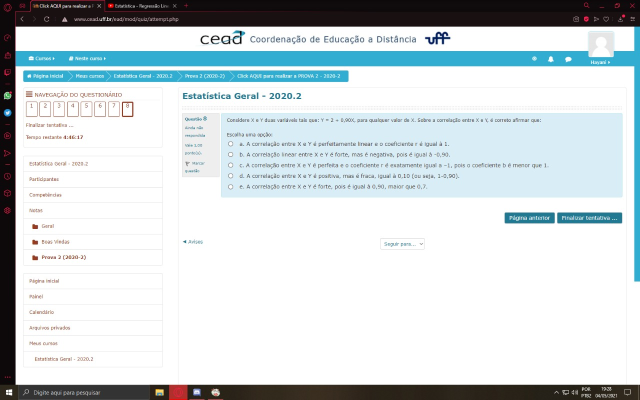
#> input picture Academic Applications/Statistics/P1/WhatsApp Image 2021-05-11 at 21.31.44.jpeg, 1280 x 800 px (shown at 1/2 size)
$ python -i histogram.py   (imports and definitions only)
#> lines starting #> are read from the running program, lines starting #| are printed output that depends on the picture
import numpy as np
import cv2 as cv
import modules.util as util
from matplotlib import pyplot as plt
# import io
# from PIL import Image

def is_histogram_clustered(image, num_of_bins:int = 256, range=[0,256], threshold:float=0.73):
    if len(image.shape) == 3:
        image = cv.cvtColor(image, cv.COLOR_BGR2GRAY)
    hist, _ = np.histogram( image, bins=num_of_bins, range=range)

    return True if hist.max()/hist.sum() >= threshold else False

def histogram(image, hist_size=[256], range=[0,256]):
    return cv.calcHist([image], [0], None, hist_size, range)

def show_histogram(image, num_of_bins:int = 256, range=[0,256]):
    plt.hist(image.ravel(),num_of_bins,range)
    plt.show()

# [55 lines left out: functions normalize, histogram_3_channels, get_histogram_file, old_get_histogram_file, not called in this run]

>>> import cv2
>>> picture = cv2.imread('../../../../Academic Applications/Statistics/P1/WhatsApp Image 2021-05-11 at 21.31.44.jpeg')
#> picture is the input picture: shape (800, 1280, 3); mean B, G, R 218.5, 215.6, 207.1
>>> result = is_histogram_clustered(picture)
#> in is_histogram_clustered, `image = cv.cvtColor(image, cv.COLOR_BGR2GRAY)`:
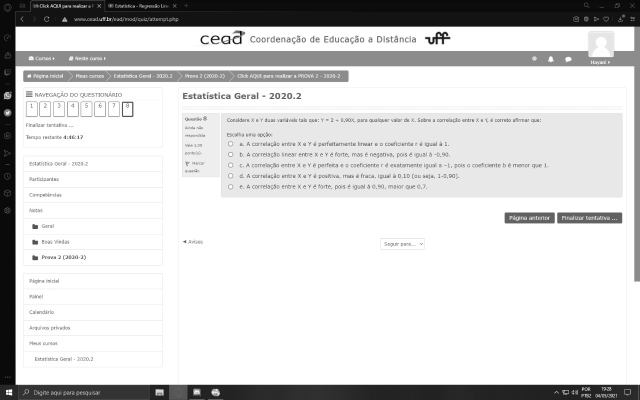
#> image: shape (800, 1280) (shown at 1/2 size); min 0, max 255, mean 213.4
#> in is_histogram_clustered, `hist, _ = np.histogram( image, bins=num_of_bins, range=range)`: hist = 256 values, max 568085 at index 255, min 3 at index 0, mean 4000
#> result = False

$ run again, on Academic Applications/Statistics/P1/WhatsApp Image 2021-05-11 at 21.31.46.jpeg
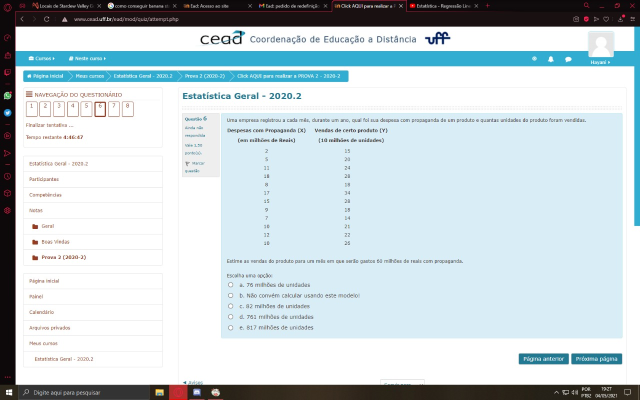
#> input picture Academic Applications/Statistics/P1/WhatsApp Image 2021-05-11 at 21.31.46.jpeg, 1280 x 800 px (shown at 1/2 size)
#> picture is the input picture: shape (800, 1280, 3); mean B, G, R 216.8, 211.9, 199.3
#> in is_histogram_clustered, `image = cv.cvtColor(image, cv.COLOR_BGR2GRAY)`:
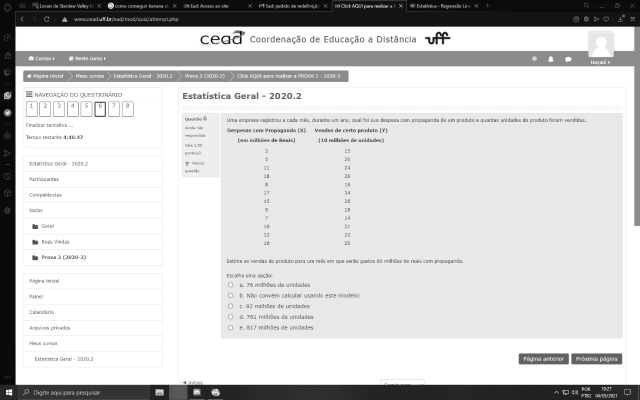
#> image: shape (800, 1280) (shown at 1/2 size); min 0, max 255, mean 208.7
#> hist = 256 values, max 345072 at index 255, min 3 at index 0, mean 4000
#> result = False
